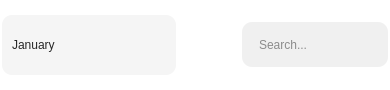
                  <widget class="QFrame" name="frame_71">
                   <property name="sizePolicy">
                    <sizepolicy hsizetype="Preferred" vsizetype="Expanding">
                     <horstretch>0</horstretch>
                     <verstretch>0</verstretch>
                    </sizepolicy>
                   </property>
                   <property name="maximumSize">
                    <size>
                     <width>16777215</width>
                     <height>90</height>
                    </size>
                   </property>
                   <property name="styleSheet">
                    <string notr="true">background-color: transparent;
</string>
                   </property>
                   <property name="frameShape">
                    <enum>QFrame::StyledPanel</enum>
                   </property>
                   <property name="frameShadow">
                    <enum>QFrame::Raised</enum>
                   </property>
                   <layout class="QHBoxLayout" name="horizontalLayout_72">
                    <property name="leftMargin">
                     <number>0</number>
                    </property>
                    <property name="topMargin">
                     <number>0</number>
                    </property>
                    <property name="rightMargin">
                     <number>0</number>
                    </property>
                    <property name="bottomMargin">
                     <number>0</number>
                    </property>
                    <item>
                     <widget class="QFrame" name="frame_80">
                      <property name="sizePolicy">
                       <sizepolicy hsizetype="Preferred" vsizetype="Expanding">
                        <horstretch>0</horstretch>
                        <verstretch>0</verstretch>
                       </sizepolicy>
                      </property>
                      <property name="maximumSize">
                       <size>
                        <width>16777215</width>
                        <height>80</height>
                       </size>
                      </property>
                      <property name="frameShape">
                       <enum>QFrame::StyledPanel</enum>
                      </property>
                      <property name="frameShadow">
                       <enum>QFrame::Raised</enum>
                      </property>
                      <layout class="QHBoxLayout" name="horizontalLayout_75">
                       <property name="leftMargin">
                        <number>0</number>
                       </property>
                       <item>
                        <widget class="QComboBox" name="monthComboBox">
                         <property name="sizePolicy">
                          <sizepolicy hsizetype="Expanding" vsizetype="Expanding">
                           <horstretch>0</horstretch>
                           <verstretch>0</verstretch>
                          </sizepolicy>
                         </property>
                         <property name="minimumSize">
                          <size>
                           <width>174</width>
                           <height>45</height>
                          </size>
                         </property>
                         <property name="maximumSize">
                          <size>
                           <width>16777215</width>
                           <height>80</height>
                          </size>
                         </property>
                         <property name="styleSheet">
                          <string notr="true">QComboBox {
    border-radius: 10px;
	font-family: &quot;Montserrat Medium&quot;;
	font-weight: 57;
	color:rgb(39, 39, 39);
	padding-left: 10px;
	background-color:rgb(245, 245, 245);
}
QComboBox QLineEdit {
	font-family: &quot;Montserrat Medium&quot;;
	font-weight: 57;
    color: rgb(39, 39, 39);
    border: none; 
}
QComboBox:focus{
    border: 1px solid rgb(235, 235, 235);
	background-color:rgb(227, 227, 227);
}
QComboBox::drop-down {
    background-color: transparent;
    border-radius: 10px;
}

QComboBox::down-arrow {
    image: url(:/Icons/Icons/downArrow.png);
    width: 12px;
    height: 12px;
    padding-right: 10px;
}

/* Dropdown list */
QComboBox QAbstractItemView {
    background-color: rgb(232, 232, 232);
    selection-background-color: rgb(217, 217, 217); 
    selection-color: black;
    font: 63 12pt &quot;Montserrat SemiBold&quot;;
    outline: none;
	border:1px solid rgb(209, 209, 209);
}

/* List items */
QComboBox QAbstractItemView::item {
    background-color:  rgb(232, 232, 232);
    color: black;
    height: 25px;
    font: 63 12pt &quot;Montserrat SemiBold&quot;;
}

QComboBox QAbstractItemView::item:hover {
    background-color: rgb(193, 193, 193);
    color: black;
}

/* Scrollbar inside dropdown */
QComboBox QAbstractItemView QScrollBar:vertical {
    background-color: transparent; /* or set a solid color */
    width: 10px;
    border: none;
}

QComboBox QAbstractItemView QScrollBar::handle:vertical {
    background-color: rgb(129, 191, 218);
    border-radius: 5px;
    min-height: 120px;
}

QComboBox QAbstractItemView QScrollBar::handle:vertical:hover {
    background-color: rgb(86, 127, 145);
}

QComboBox QAbstractItemView QScrollBar::add-line:vertical,
QComboBox QAbstractItemView QScrollBar::sub-line:vertical {
    height: 0px;
    background: none;
    border: none;
}

QComboBox QAbstractItemView QScrollBar::groove:vertical {
    background: transparent;
    outline: none;
    border: none;
}
QComboBox QAbstractItemView QScrollBar,
QComboBox QAbstractItemView QScrollBar::handle,
QComboBox QAbstractItemView QScrollBar::groove {
    outline: none;
    border: none;
}

QComboBox QLineEdit {
    font: 63 12pt &quot;Montserrat SemiBold&quot;;
    color: rgb(39, 39, 39);
    border: none; /* optional para di mag mukhang double border */
    background: transparent;
}</string>
                         </property>
                         <property name="currentText">
                          <string>January</string>
                         </property>
                         <property name="maxVisibleItems">
                          <number>12</number>
                         </property>
                         <item>
                          <property name="text">
                           <string>January</string>
                          </property>
                         </item>
                         <item>
                          <property name="text">
                           <string>February</string>
                          </property>
                         </item>
                         <item>
                          <property name="text">
                           <string>March</string>
                          </property>
                         </item>
                         <item>
                          <property name="text">
                           <string>April</string>
                          </property>
                         </item>
                         <item>
                          <property name="text">
                           <string>May</string>
                          </property>
                         </item>
                         <item>
                          <property name="text">
                           <string>June</string>
                          </property>
                         </item>
                         <item>
                          <property name="text">
                           <string>July</string>
                          </property>
                         </item>
                         <item>
                          <property name="text">
                           <string>August</string>
                          </property>
                         </item>
                         <item>
                          <property name="text">
                           <string>September</string>
                          </property>
                         </item>
                         <item>
                          <property name="text">
                           <string>October</string>
                          </property>
                         </item>
                         <item>
                          <property name="text">
                           <string>November</string>
                          </property>
                         </item>
                         <item>
                          <property name="text">
                           <string>December</string>
                          </property>
                         </item>
                        </widget>
                       </item>
                      </layout>
                     </widget>
                    </item>
                    <item>
                     <spacer name="horizontalSpacer_3">
                      <property name="orientation">
                       <enum>Qt::Horizontal</enum>
                      </property>
                      <property name="sizeHint" stdset="0">
                       <size>
                        <width>40</width>
                        <height>20</height>
                       </size>
                      </property>
                     </spacer>
                    </item>
                    <item>
                     <widget class="QFrame" name="frame_78">
                      <property name="sizePolicy">
                       <sizepolicy hsizetype="Preferred" vsizetype="Expanding">
                        <horstretch>0</horstretch>
                        <verstretch>0</verstretch>
                       </sizepolicy>
                      </property>
                      <property name="frameShape">
                       <enum>QFrame::StyledPanel</enum>
                      </property>
                      <property name="frameShadow">
                       <enum>QFrame::Raised</enum>
                      </property>
                      <layout class="QHBoxLayout" name="horizontalLayout_73">
                       <property name="spacing">
                        <number>0</number>
                       </property>
                       <property name="rightMargin">
                        <number>0</number>
                       </property>
                       <item>
                        <widget class="QLineEdit" name="lineEdit_9">
                         <property name="sizePolicy">
                          <sizepolicy hsizetype="Expanding" vsizetype="Expanding">
                           <horstretch>0</horstretch>
                           <verstretch>0</verstretch>
                          </sizepolicy>
                         </property>
                         <property name="maximumSize">
                          <size>
                           <width>16777215</width>
                           <height>45</height>
                          </size>
                         </property>
                         <property name="styleSheet">
                          <string notr="true">#lineEdit_9 {
    background-color: #F0F0F0;
    border-top-left-radius: 10px;
 	border-bottom-left-radius: 10px;
    font: 57 12pt &quot;Montserrat Medium&quot;;
    color: rgb(39, 39, 39);
    padding-left: 15px;
    border: none;
}

</string>
                         </property>
                         <property name="text">
                          <string/>
                         </property>
                         <property name="placeholderText">
                          <string>Search...</string>
                         </property>
                        </widget>
                       </item>
                       <item>
                        <widget class="QFrame" name="frame_79">
                         <property name="maximumSize">
                          <size>
                           <width>16777215</width>
                           <height>45</height>
                          </size>
                         </property>
                         <property name="styleSheet">
                          <string notr="true">QFrame#frame_79{
background-color: #F0F0F0;
border-top-right-radius:10px;
border-bottom-right-radius:10px;
}
</string>
                         </property>
                         <property name="frameShape">
                          <enum>QFrame::StyledPanel</enum>
                         </property>
                         <property name="frameShadow">
                          <enum>QFrame::Raised</enum>
                         </property>
                         <layout class="QVBoxLayout" name="verticalLayout_65">
                          <property name="spacing">
                           <number>0</number>
                          </property>
                          <property name="leftMargin">
                           <number>9</number>
                          </property>
                          <item>
                           <widget class="QLabel" name="label_172">
                            <property name="maximumSize">
                             <size>
                              <width>24</width>
                              <height>24</height>
                             </size>
                            </property>
                            <property name="text">
                             <string/>
                            </property>
                            <property name="pixmap">
                             <pixmap resource="../resource.qrc">:/Icons/Icons/searchIcon.png</pixmap>
                            </property>
                            <property name="scaledContents">
                             <bool>true</bool>
                            </property>
                           </widget>
                          </item>
                         </layout>
                        </widget>
                       </item>
                      </layout>
                     </widget>
                    </item>
                   </layout>
                  </widget>
